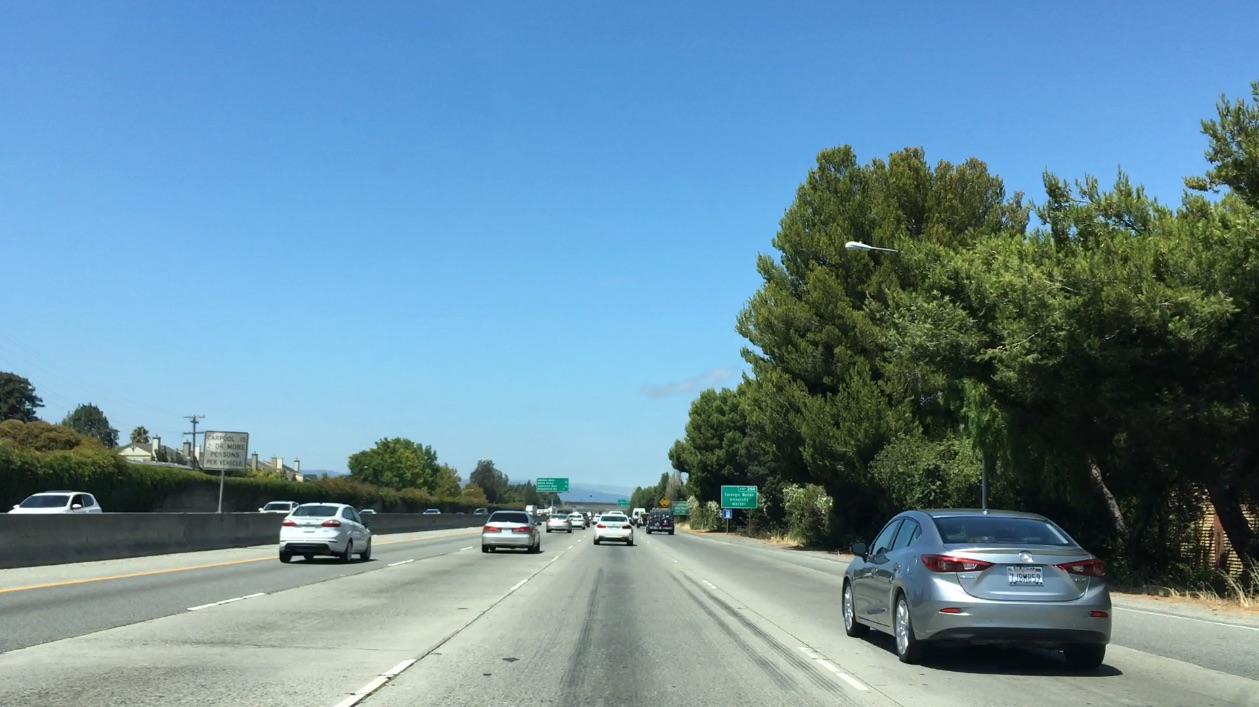
#> input picture Computer-Vision/object-detection/bbox-example-image.jpg, 1259 x 707 px
$ python color_histogram.py
#> lines starting #> are read from the running program, lines starting #| are printed output that depends on the picture
import numpy as np
import cv2
import matplotlib.pyplot as plt
import matplotlib.image as mpimg

image = mpimg.imread('bbox-example-image.jpg')
#> image is the input picture: shape (707, 1259, 3); mean R, G, B 104.8, 141, 158.4

# Define a function to compute color histogram features
def color_hist(img, nbins=32, bins_range=(0, 256)):
    # Compute the histogram of the RGB channels separately
#> called with nbins = 32, bins_range = (0, 256)
    rhist = np.histogram(img[:,:,0], bins=nbins, range=bins_range)
    ghist = np.histogram(img[:,:,1], bins=nbins, range=bins_range)
    bhist = np.histogram(img[:,:,2], bins=nbins, range=bins_range)
    # Generating bin centers
    bin_edges = rhist[1]
#> bin_edges = 33 values from 0 to 256
    bin_centers = (bin_edges[1:]  + bin_edges[0:len(bin_edges)-1])/2
#> bin_centers = 32 values from 4 to 252
    # Concatenate the histograms into a single feature vector
    hist_features = np.concatenate((rhist[0], ghist[0], bhist[0]))
#> hist_features = 96 values, max 105462 at index 93, min 106 at index 32, mean 27816
    # Return the individual histograms, bin_centers and feature vector
    return rhist, ghist, bhist, bin_centers, hist_features

rh, gh, bh, bincen, feature_vec = color_hist(image, nbins=32, bins_range=(0, 256))
#> bincen = 32 values from 4 to 252; feature_vec has the same summary as hist_features in color_hist

# Plot a figure with all three bar charts
if rh is not None:
    fig = plt.figure(figsize=(12,3))
    plt.subplot(131)
    plt.bar(bincen, rh[0])
    plt.xlim(0, 256)
    plt.title('R Histogram')
    plt.subplot(132)
    plt.bar(bincen, gh[0])
    plt.xlim(0, 256)
    plt.title('G Histogram')
    plt.subplot(133)
    plt.bar(bincen, bh[0])
    plt.xlim(0, 256)
    plt.title('B Histogram')
    fig.tight_layout()
else:
    print('Your function is returning None for at least one variable...')
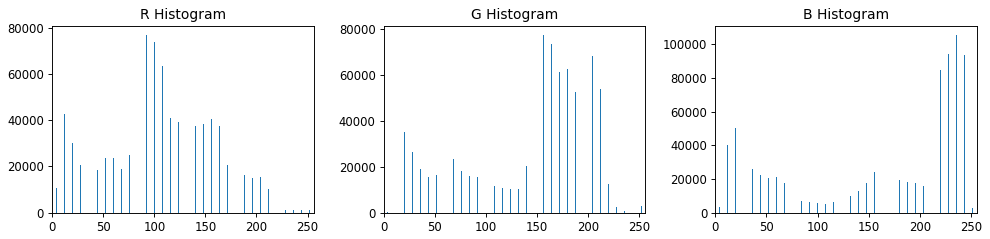
#> figure drawn by matplotlib, 3 panels; panel 1: tallest bar 76769 high, from x = 91.6 to 92.4; panel 2: tallest bar 77274 high, from x = 155.6 to 156.4; panel 3: tallest bar 105462 high, from x = 235.6 to 236.4
